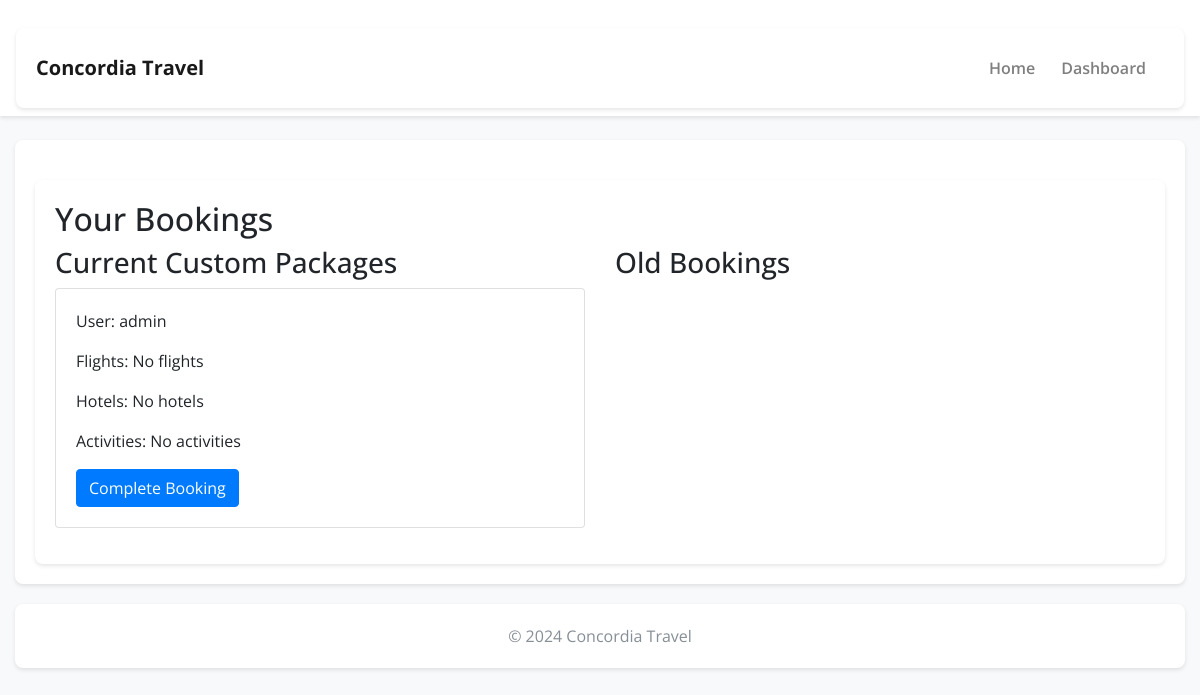
Page /booking/view_bookings/ (signed in) on the earlier database version.
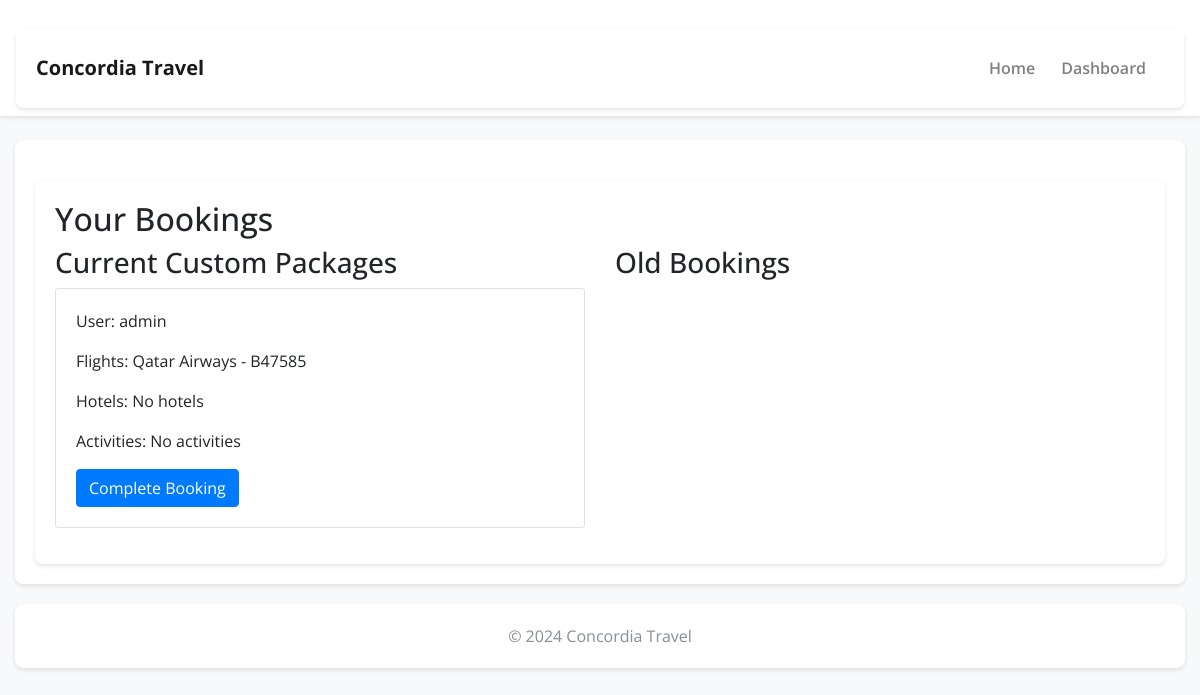
Same page on the later database version.
### packages/models.py (models this page shows, shortened)
class CustomPackage(models.Model):
    user = models.ForeignKey(User, on_delete=models.CASCADE)
    flights = models.ManyToManyField(Flight, blank=True)
    hotels = models.ManyToManyField(Hotel, blank=True)
    activities = models.ManyToManyField(Activity, blank=True)
    is_booked = models.BooleanField(default=False)

class Flight(models.Model):
    flight_number = models.CharField(max_length=10)
    airline = models.CharField(max_length=100)
    departure_city = models.CharField(max_length=100)
    arrival_city = models.CharField(max_length=100)
    departure_time = models.DateTimeField()
    duration = models.DurationField()
    price = models.DecimalField(max_digits=10, decimal_places=2)
    description = models.TextField(blank=True, null=True)  # Allows for an optional description

### booking/views.py (the view)
# urls.py: path('view_bookings/', views.view_bookings, name='view_bookings'),
@login_required
def view_bookings(request):
    current_custom_packages = CustomPackage.objects.filter(user=request.user, is_booked=False)
    old_bookings = CustomPackage.objects.filter(user=request.user, is_booked=True)
    context = {
        'current_custom_packages': current_custom_packages,
        'old_bookings': old_bookings,
    }
    return render(request, 'booking/view_bookings.html', context)

### booking/templates/booking/view_bookings.html (shortened to what this page needs)
{% extends 'booking/base.html' %}
{% block content %}
<div class="container">
    <h2>Your Bookings</h2>
    <div class="row">
        <div class="col-md-6">
            <h3>Current Custom Packages</h3>
            {% for custom_package in current_custom_packages %}
                <div class="card mb-3">
                    <div class="card-body">
                        <p>User: {{ custom_package.user.username }}</p>
                        <p>Flights:
                            {% if custom_package.flights.exists %}
                                {% for flight in custom_package.flights.all %}
                                    {{ flight.airline }} - {{ flight.flight_number }}<br>
                                {% endfor %}
                            {% else %}
                                No flights
                            {% endif %}
                        </p>
                        <p>Hotels:
                            {% if custom_package.hotels.exists %}
                                {% for hotel in custom_package.hotels.all %}
                                    {{ hotel.name }} in {{ hotel.city }}<br>
                                {% endfor %}
                            {% else %}
                                No hotels
                            {% endif %}
                        </p>
                        <p>Activities:
                            {% if custom_package.activities.exists %}
                                {% for activity in custom_package.activities.all %}
                                    {{ activity.name }} - {{ activity.location }}<br>
                                {% endfor %}
                            {% else %}
                                No activities
                            {% endif %}
                        </p>
                        <a href="{% url 'complete_booking' custom_package.id %}" class="btn btn-primary">Complete Booking</a>
                    </div>
                </div>
            {% endfor %}
        </div>
        <div class="col-md-6">
            <h3>Old Bookings</h3>
        </div>
    </div>
</div>
{% endblock %}

Differences in the rows shown:
shown differently, row unchanged: CustomPackage "admin": no longer shows "No flights"
added Flight: airline "Qatar Airways", flight_number "B47585"
